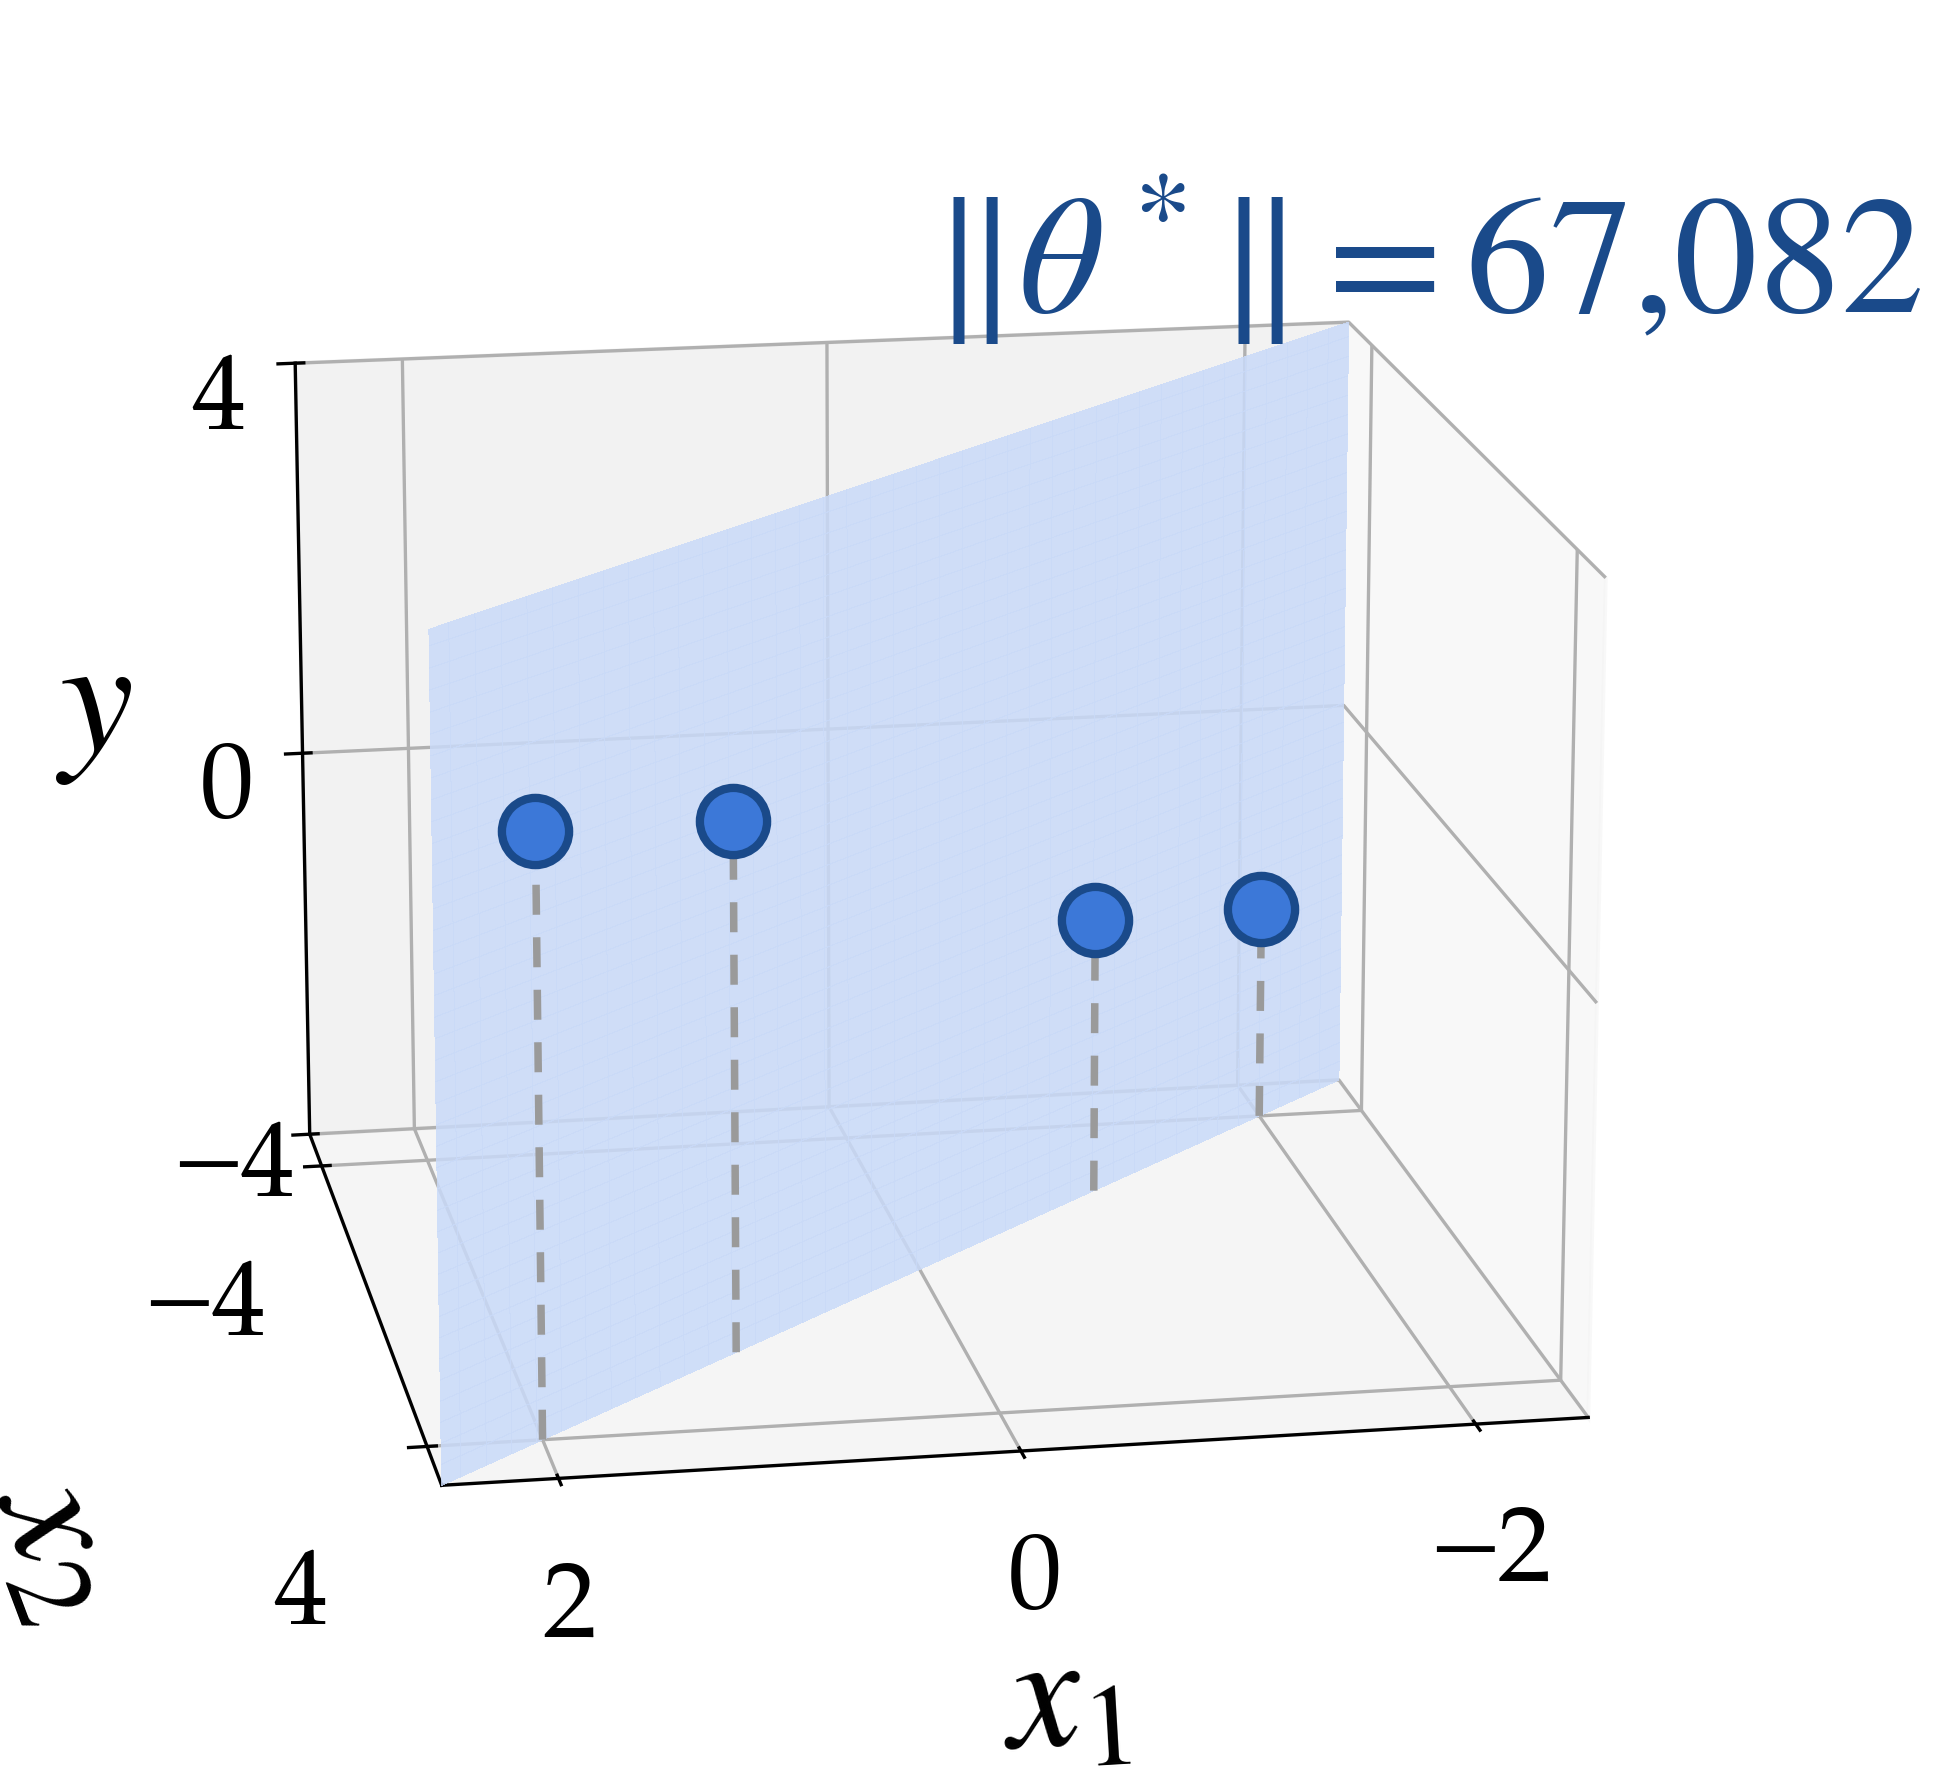

Write the Python code that produced this figure.
import matplotlib
matplotlib.use('Agg')  # Use non-interactive backend for saving
matplotlib.rcParams['font.family'] = 'serif'
matplotlib.rcParams['font.serif'] = ['Palatino', 'Palatino Linotype', 'DejaVu Serif']
matplotlib.rcParams['mathtext.fontset'] = 'stix'
import matplotlib.pyplot as plt
import numpy as np
from PIL import Image

# The near-singular two-feature case for FA26 lec02, drawn as the plane it returns.
#
#   near-singular-plane.png   the four points and the plane OLS fits through them
#
# This is the still of ridge/ill-conditioned-two-planes.html, which the deck embeds on
# the same slide. two-feature-collinear.py draws the same data in feature space and
# explains the cause; this shows the consequence.
#
# The data sits within 0.00006 of x2 = 2*x1, so XᵀX is nearly singular, condition number
# about 1.6e12, and the exact optimum is theta = (-60000, 30000), norm 67082, fitting all
# four points. That condition number is past what float64 holds: solving the normal
# equations in double precision returns about (-59998.93, 29999.46), so THETA below is the
# exact rational answer, written down rather than computed.
#
# The z range is the whole design problem. Over the x box the plane spans about
# +/-300000, while the labels y run -1.8 to 1.8. Drawn to the plane's own scale the four
# points collapse into a single dot; drawn to the data's scale the plane is a wall with
# no visible structure. ZMAX below is a compromise: wide enough that the points stay
# distinct and their heights readable, tight enough that the plane still crosses the
# frame within a sliver of x and so reads as near-vertical, which is the point.
#
# x1 and x2 need separate limits. x2 reaches 4, so a single square box would cut the data
# off; LIM_X2 is twice LIM_X1, matching the x2 = 2*x1 ridge the data lies along.
#
# Its partner figure is not a second plane. The ridge fit at lambda = 0.1 is
# theta = (0.190, 0.381), norm 0.43, spanning only +/-2 over the same box, so the two
# planes differ by a factor of 150000 in height and no single axis shows both. The demo
# toggles between them instead.
X1 = np.array([-2.0, -1.0, 1.0, 2.0])
X2 = np.array([-4.00006, -2.00004, 2.00004, 4.00006])
Y = np.array([-1.8, -1.2, 1.2, 1.8])
THETA = np.array([-60000.0, 30000.0])
NORM = float(np.hypot(*THETA))        # 67082.0, shown as 67,082

PLANE, POINT, EDGE = '#c9daf8', '#3c78d8', '#1a4a8a'
STEM = '#9a9a9a'
LIM_X1, LIM_X2, ZMAX = 2.5, 5.0, 4.0
BIG, TICK = 40, 26                    # sized for a 400px-wide placement


def save(fig, out):
    fig.savefig(out, dpi=300, transparent=True, bbox_inches='tight')
    plt.close(fig)
    img = Image.open(out)
    bbox = img.getbbox()
    if bbox:
        cropped = img.crop(bbox)
        cropped.save(out.replace('.png', '_cropped.png'))
        print('  %-26s -> %s %s' % (out, out.replace('.png', '_cropped.png'), cropped.size))


def plane(out):
    # Wider than tall, with room at the right: the z label sits outside the axes in a
    # 3D projection and was being clipped off the canvas before the crop ever ran.
    fig = plt.figure(figsize=(11.5, 7.5))
    ax = fig.add_subplot(111, projection='3d', computed_zorder=False)

    # Parametrised by (x1, y), not masked off a rectangular grid. Writing x2 = 2*x1 + d
    # gives y = 30000*d, so inside this z window the plane is a ribbon about 0.00027 wide
    # in x2, far under one cell of any practical mask grid, which would alias it into
    # disconnected slabs. Solving x2 from y instead lays grid lines exactly along the
    # ribbon, and the surface comes out exact and unbroken at any thinness.
    u = np.linspace(-LIM_X1, LIM_X1, 160)    # along x1
    w = np.linspace(-ZMAX, ZMAX, 160)        # along y
    U, W = np.meshgrid(u, w)
    V = (W - THETA[0] * U) / THETA[1]        # the x2 putting the plane at height W
    ax.plot_surface(U, V, W, color=PLANE, alpha=0.85, linewidth=0,
                    antialiased=False, shade=False, zorder=2)

    # A stem from each point to the floor. The plane is translucent and passes exactly
    # through every point, so with nothing anchoring them they read as floating in
    # front of it. There is no residual to draw here, since the fit is exact; the stem
    # fixes each point in (x1, x2) so the eye can see point and plane coincide.
    for a, b, c in zip(X1, X2, Y):
        ax.plot([a, a], [b, b], [-ZMAX, c], color=STEM, linestyle='--',
                dashes=(4, 3), linewidth=1.8, zorder=4)
    ax.scatter(X1, X2, Y, s=260, c=POINT, edgecolors=EDGE, linewidth=2.0,
               depthshade=False, zorder=6)

    ax.set_xlim(-LIM_X1, LIM_X1)
    ax.set_ylim(-LIM_X2, LIM_X2)
    ax.set_zlim(-ZMAX, ZMAX)
    ax.set_xlabel(r'$x_1$', fontsize=BIG, labelpad=24)
    ax.set_ylabel(r'$x_2$', fontsize=BIG, labelpad=42)
    ax.set_zlabel(r'$y$', fontsize=BIG, labelpad=18)
    ax.set_xticks([-2, 0, 2])
    ax.set_yticks([-4, 4])
    ax.set_zticks([-ZMAX, 0, ZMAX])
    ax.tick_params(labelsize=TICK, pad=6)
    ax.tick_params(axis='y', pad=16)
    # Swept ten combinations of angle and clamp. Looking along the hinge line x2 = x1,
    # near azim 45, turns the sheet edge-on: it vanishes to a hairline and the four
    # points stack into a single column. azim 80 shows the sheet at a steep oblique
    # with the points strung along it, and is the only view where the y label renders.
    ax.view_init(elev=16, azim=80)
    # The one number worth naming. Everything else belongs in a slide text block, the
    # same rule the one-point figures follow.
    ax.text2D(0.52, 0.86, r'$\|\theta^*\| = 67{,}082$', transform=ax.transAxes,
              fontsize=BIG, color=EDGE, ha='left', va='center')
    save(fig, out)


print('figures:')
plane('near-singular-plane.png')
print('  theta* = (%.0f, %.0f), norm %.1f' % (THETA[0], THETA[1], NORM))
print('  fit at the four points: %s' % np.round(THETA[0] * X1 + THETA[1] * X2, 6))
print('  labels:                 %s' % Y)
# atol is loose because the residual is float64 cancellation, not model error: the terms
# are near 120000 and cancel to 1.8, so the exact fit still shows about 3e-5 of noise.
assert np.allclose(THETA[0] * X1 + THETA[1] * X2, Y, atol=1e-4), 'the plane must pass through every point'
print('  plane spans y in [%.0f, %.0f] over the box; frame clamps to +/-%g'
      % ((THETA[0] * -LIM_X1 + THETA[1] * LIM_X2), (THETA[0] * LIM_X1 + THETA[1] * -LIM_X2), ZMAX))
